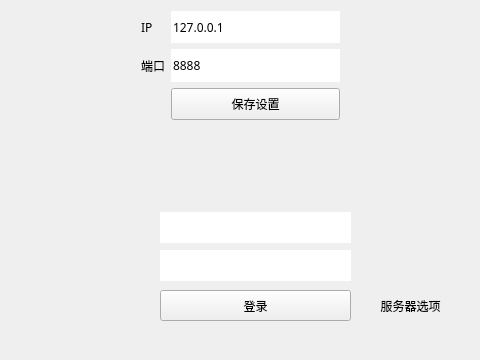
<?xml version="1.0" encoding="UTF-8"?>
<ui version="4.0">
 <class>ClientWidget</class>
 <widget class="QWidget" name="ClientWidget">
  <property name="geometry">
   <rect>
    <x>0</x>
    <y>0</y>
    <width>480</width>
    <height>360</height>
   </rect>
  </property>
  <property name="windowTitle">
   <string>ClientWidget</string>
  </property>
  <widget class="QWidget" name="Settings" native="true">
   <property name="geometry">
    <rect>
     <x>130</x>
     <y>0</y>
     <width>221</width>
     <height>131</height>
    </rect>
   </property>
   <layout class="QGridLayout" name="gridLayout">
    <item row="0" column="0">
     <widget class="QLabel" name="label">
      <property name="font">
       <font>
        <family>微软雅黑 Light</family>
       </font>
      </property>
      <property name="text">
       <string>IP</string>
      </property>
     </widget>
    </item>
    <item row="0" column="1">
     <widget class="QLineEdit" name="lineEditIP">
      <property name="maximumSize">
       <size>
        <width>34452</width>
        <height>32436</height>
       </size>
      </property>
      <property name="font">
       <font>
        <family>微软雅黑 Light</family>
       </font>
      </property>
      <property name="text">
       <string>127.0.0.1</string>
      </property>
      <property name="frame">
       <bool>false</bool>
      </property>
     </widget>
    </item>
    <item row="1" column="0">
     <widget class="QLabel" name="label_2">
      <property name="font">
       <font>
        <family>微软雅黑 Light</family>
       </font>
      </property>
      <property name="text">
       <string>端口</string>
      </property>
     </widget>
    </item>
    <item row="1" column="1">
     <widget class="QLineEdit" name="lineEditPort">
      <property name="maximumSize">
       <size>
        <width>234626</width>
        <height>23435</height>
       </size>
      </property>
      <property name="font">
       <font>
        <family>微软雅黑 Light</family>
       </font>
      </property>
      <property name="text">
       <string>8888</string>
      </property>
      <property name="frame">
       <bool>false</bool>
      </property>
      <property name="echoMode">
       <enum>QLineEdit::Normal</enum>
      </property>
     </widget>
    </item>
    <item row="2" column="1">
     <widget class="QPushButton" name="buttonSave">
      <property name="minimumSize">
       <size>
        <width>0</width>
        <height>0</height>
       </size>
      </property>
      <property name="maximumSize">
       <size>
        <width>2435467</width>
        <height>765423</height>
       </size>
      </property>
      <property name="font">
       <font>
        <family>微软雅黑 Light</family>
       </font>
      </property>
      <property name="text">
       <string>保存设置</string>
      </property>
     </widget>
    </item>
   </layout>
   <zorder>label</zorder>
   <zorder>label_2</zorder>
   <zorder>buttonSave</zorder>
   <zorder>lineEditPort</zorder>
   <zorder>lineEditIP</zorder>
  </widget>
  <widget class="QWidget" name="Login" native="true">
   <property name="geometry">
    <rect>
     <x>40</x>
     <y>200</y>
     <width>431</width>
     <height>141</height>
    </rect>
   </property>
   <widget class="QLineEdit" name="lineEditID">
    <property name="geometry">
     <rect>
      <x>120</x>
      <y>12</y>
      <width>191</width>
      <height>31</height>
     </rect>
    </property>
    <property name="maximumSize">
     <size>
      <width>34452</width>
      <height>32436</height>
     </size>
    </property>
    <property name="font">
     <font>
      <family>微软雅黑 Light</family>
     </font>
    </property>
    <property name="frame">
     <bool>false</bool>
    </property>
   </widget>
   <widget class="QLineEdit" name="lineEditPassword">
    <property name="geometry">
     <rect>
      <x>120</x>
      <y>50</y>
      <width>191</width>
      <height>31</height>
     </rect>
    </property>
    <property name="maximumSize">
     <size>
      <width>234626</width>
      <height>23435</height>
     </size>
    </property>
    <property name="font">
     <font>
      <family>微软雅黑 Light</family>
     </font>
    </property>
    <property name="frame">
     <bool>false</bool>
    </property>
    <property name="echoMode">
     <enum>QLineEdit::Password</enum>
    </property>
   </widget>
   <widget class="QPushButton" name="buttonLogin">
    <property name="geometry">
     <rect>
      <x>120</x>
      <y>90</y>
      <width>191</width>
      <height>31</height>
     </rect>
    </property>
    <property name="minimumSize">
     <size>
      <width>0</width>
      <height>0</height>
     </size>
    </property>
    <property name="maximumSize">
     <size>
      <width>2435467</width>
      <height>765423</height>
     </size>
    </property>
    <property name="font">
     <font>
      <family>微软雅黑 Light</family>
     </font>
    </property>
    <property name="text">
     <string>登录</string>
    </property>
   </widget>
   <widget class="QPushButton" name="buttonSettings">
    <property name="geometry">
     <rect>
      <x>320</x>
      <y>90</y>
      <width>101</width>
      <height>31</height>
     </rect>
    </property>
    <property name="maximumSize">
     <size>
      <width>3456784</width>
      <height>16777215</height>
     </size>
    </property>
    <property name="font">
     <font>
      <family>微软雅黑 Light</family>
      <weight>50</weight>
      <italic>false</italic>
      <bold>false</bold>
     </font>
    </property>
    <property name="text">
     <string>服务器选项</string>
    </property>
    <property name="flat">
     <bool>true</bool>
    </property>
   </widget>
   <widget class="QLabel" name="label_3">
    <property name="geometry">
     <rect>
      <x>20</x>
      <y>10</y>
      <width>81</width>
      <height>81</height>
     </rect>
    </property>
    <property name="text">
     <string/>
    </property>
    <property name="pixmap">
     <pixmap>F:/Archive/004 NET/SOCKET/ILLW_SOURCE/head.png</pixmap>
    </property>
    <property name="scaledContents">
     <bool>true</bool>
    </property>
   </widget>
  </widget>
 </widget>
 <layoutdefault spacing="6" margin="11"/>
 <resources/>
 <connections/>
</ui>
